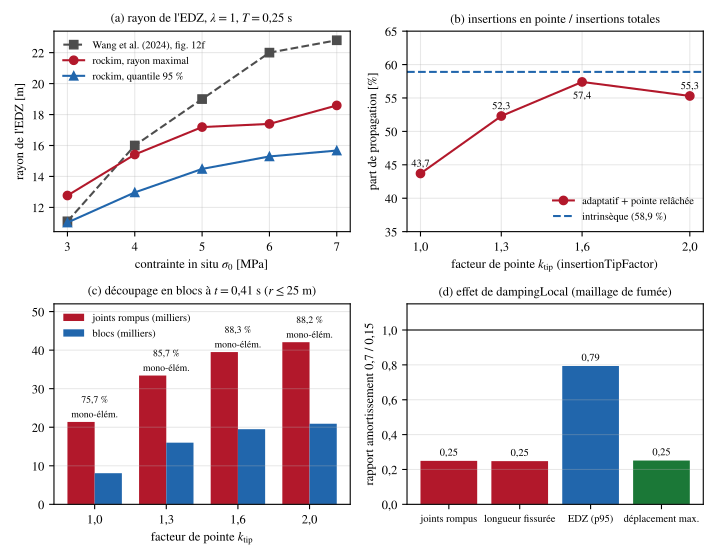

This chart was generated by the following Python code:
#!/usr/bin/env python3
"""Figure de synthese du banc tunnel EDZ (Wang et al. 2024) -- donnees archivees.

Aucune valeur n'est saisie a la main : tout est relu dans les fichiers de
metriques de l'etude (rockim/tunnel_edz/*_metrics.json et
phd_geothermie/FDEM/rockim/tunnel_edz/*_metrics.txt). Seules les valeurs
publiees par Wang et al. (rayon d'EDZ, lu sur leur fig. 12f, recopie dans
rockim/tunnel_edz/README.md:102) sont reprises du README.

    python3 fig_tunnel_synthese.py  ->  fig_tunnel_synthese.pdf

(a) rayon d'EDZ en fonction de sigma_0 : rockim (max et p95) contre Wang ;
(b) facteur de pointe insertionTipFactor : part de propagation (post-
    traitement nucleation_vs_propagation.py, bilan sur 0,08-0,70 s) ;
(c) meme balayage a t = 0,41 s : joints rompus apparies et blocs ;
(d) amortissement local 0,15 contre 0,7 (maillage de fumee, T = 0,10 s).
"""
import json
import os
import re

import matplotlib
matplotlib.use("Agg")
import matplotlib.pyplot as plt

plt.rcParams.update({
    "font.family": "STIXGeneral", "mathtext.fontset": "stix",
    "font.size": 9, "axes.formatter.use_locale": False,
    "pdf.fonttype": 42,
})

EDZ = "/home/user/rockim/tunnel_edz"
PHD = "/home/user/phd_geothermie/FDEM/rockim/tunnel_edz"
HERE = os.path.dirname(os.path.abspath(__file__))


def virgule(x, nd=1):
    return f"{x:.{nd}f}".replace(".", ",")


def fmt_axe(ax, nd=None):
    """Decimales a virgule sur les axes."""
    from matplotlib.ticker import FuncFormatter
    def f(v, _):
        if nd is None:
            s = f"{v:g}"
        else:
            s = f"{v:.{nd}f}"
        return s.replace(".", ",")
    ax.yaxis.set_major_formatter(FuncFormatter(f))


def js(name):
    with open(os.path.join(EDZ, name)) as f:
        return json.load(f)


def txt(name):
    with open(os.path.join(PHD, name), encoding="utf-8", errors="replace") as f:
        return f.read()


# ---- (a) balayage sigma_0 ---------------------------------------------------
sig = [3, 4, 5, 6, 7]
runs = {3: "s3", 4: "s4", 5: "ref_iso", 6: "s6", 7: "s7"}
rmax = [js(runs[s] + "_metrics.json")["edz_radius_max_m"] for s in sig]
rp95 = [js(runs[s] + "_metrics.json")["edz_radius_p95_m"] for s in sig]
# Wang et al. (2024) fig. 12f, recopie dans rockim/tunnel_edz/README.md:102
readme = open(os.path.join(EDZ, "README.md"), encoding="utf-8").read()
m = re.search(r"EDZ ([\d,]+) / ([\d,]+) / ([\d,]+) / ([\d,]+) / ([\d,]+) m", readme)
wang = [float(v.replace(",", ".")) for v in m.groups()]

# ---- (b,c) facteur de pointe -----------------------------------------------
bilan = open("/home/user/rockim/BILAN_insertion_adaptative.md", encoding="utf-8").read()
m = re.search(r"\| propagation \| ([\d,]+) % \| ([\d,]+) % \| \*\*([\d,]+) %\*\* \| "
              r"([\d,]+) % \| ([\d,]+) % \|", bilan)
prop = [float(v.replace(",", ".")) for v in m.groups()]   # 1,0 1,3 1,6 2,0 | intr
facteurs = [1.0, 1.3, 1.6, 2.0]


def blocs(t, run):
    """Bloc 'run trame 20' de block_sizes.py dans un *_metrics.txt."""
    i = t.index(run + " ")
    i = t.index("trame 20", i)
    seg = t[i:i + 600]
    rompus = int(re.search(r"appariees : (\d+)", seg).group(1))
    nb = int(re.search(r"blocs :\s+(\d+)", seg).group(1))
    mono = float(re.search(r"mono-element :\s+\d+\s+\(\s*([\d.]+) %", seg).group(1))
    return rompus, nb, mono


t13 = txt("tip13_metrics.txt")
c_ref = blocs(t13, "out_tun_ref_stab")
c13 = blocs(t13, "out_tun_tip13")
c16 = blocs(txt("tip16_metrics.txt"), "out_tun_tip16")
c20 = blocs(txt("tip20_metrics.txt"), "out_tun_tip20")
cb = [c_ref, c13, c16, c20]

# ---- (d) amortissement -------------------------------------------------------
d15 = js("smoke_metrics.json")
d70 = js("smoke_d07_metrics.json")

# ---- figure -----------------------------------------------------------------
fig, ax = plt.subplots(2, 2, figsize=(7.2, 5.6))
gris, rouge, bleu, vert = "#4d4d4d", "#b2182b", "#2166ac", "#1b7837"

a = ax[0, 0]
a.plot(sig, wang, "s--", color=gris, label="Wang et al. (2024), fig. 12f")
a.plot(sig, rmax, "o-", color=rouge, label="rockim, rayon maximal")
a.plot(sig, rp95, "^-", color=bleu, label="rockim, quantile 95 %")
a.set_xlabel(r"contrainte in situ $\sigma_0$ [MPa]")
a.set_ylabel("rayon de l'EDZ [m]")
a.set_title(r"(a) rayon de l'EDZ, $\lambda = 1$, $T = 0{,}25$ s", fontsize=9)
a.legend(fontsize=7.5, frameon=False)
fmt_axe(a)
a.grid(alpha=.3)

a = ax[0, 1]
a.plot(facteurs, prop[:4], "o-", color=rouge, label="adaptatif + pointe relâchée")
a.axhline(prop[4], ls="--", color=bleu, label=f"intrinsèque ({virgule(prop[4])} %)")
for f, p in zip(facteurs, prop[:4]):
    a.annotate(virgule(p), (f, p), textcoords="offset points", xytext=(0, -12 if f == 1.6 else 5),
               ha="center", fontsize=7.5)
a.set_xlabel(r"facteur de pointe $k_\mathrm{tip}$ (insertionTipFactor)")
a.set_ylabel("part de propagation [%]")
a.set_title("(b) insertions en pointe / insertions totales", fontsize=9)
a.set_ylim(35, 65)
a.set_xticks(facteurs)
a.set_xticklabels([virgule(f) for f in facteurs])
a.legend(fontsize=7.5, frameon=False, loc="lower right")
a.grid(alpha=.3)

a = ax[1, 0]
x = range(4)
w = 0.38
a.bar([i - w / 2 for i in x], [c[0] / 1e3 for c in cb], w, color=rouge,
      label="joints rompus (milliers)")
a.bar([i + w / 2 for i in x], [c[1] / 1e3 for c in cb], w, color=bleu,
      label="blocs (milliers)")
for i, c in enumerate(cb):
    a.text(i, max(c[0], c[1]) / 1e3 + 1.2, f"{virgule(c[2])} %\nmono-élém.",
           ha="center", fontsize=7)
a.set_xticks(list(x))
a.set_xticklabels([virgule(f) for f in facteurs])
a.set_xlabel(r"facteur de pointe $k_\mathrm{tip}$")
a.set_ylim(0, 52)
a.set_title(r"(c) découpage en blocs à $t = 0{,}41$ s ($r \leq 25$ m)", fontsize=9)
a.legend(fontsize=7.5, frameon=False, loc="upper left")
a.grid(alpha=.3, axis="y")

a = ax[1, 1]
cles = [("broken", "joints rompus"), ("crack_length_m", "longueur fissurée"),
        ("edz_radius_p95_m", "EDZ (p95)"), ("u_max_m", "déplacement max.")]
ratios = [d70[k] / d15[k] for k, _ in cles]
a.bar(range(4), ratios, color=[rouge, rouge, bleu, vert])
for i, (k, _) in enumerate(cles):
    a.text(i, ratios[i] + 0.03, f"{virgule(ratios[i], 2)}", ha="center", fontsize=7.5)
a.axhline(1, color="k", lw=.8)
a.set_xticks(range(4))
a.set_xticklabels([l for _, l in cles], fontsize=7.5)
a.set_ylabel("rapport amortissement 0,7 / 0,15")
a.set_ylim(0, 1.15)
fmt_axe(a, 1)
a.set_title("(d) effet de dampingLocal (maillage de fumée)", fontsize=9)
a.grid(alpha=.3, axis="y")

fig.tight_layout()
out = os.path.join(HERE, "fig_tunnel_synthese.pdf")
fig.savefig(out)
fig.savefig(out.replace(".pdf", ".png"), dpi=150)
print("ecrit :", out)
print("Wang", wang, "rmax", [round(v, 2) for v in rmax], "p95", [round(v, 2) for v in rp95])
print("prop", prop, "blocs", cb)
print("amort.", {k: (d15[k], d70[k]) for k, _ in cles})
